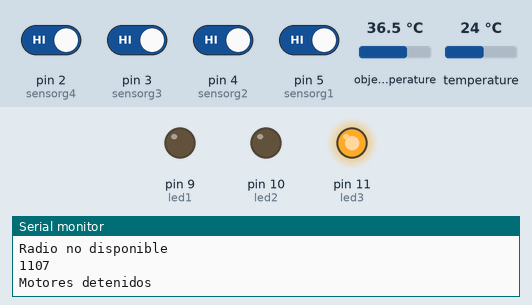
Bench run of a sketch on a simulated Arduino Mega 2560, built with avr-gcc and run on an emulated ATmega2560. On the bench: output pins drawn as LEDs (lit = HIGH), the last lines printed to the serial monitor. Inputs (shaded band) come from the test bench; at power-on: pin 2 (sensorg4), pin 3 (sensorg3), pin 4 (sensorg2), pin 5 (sensorg1) HIGH, object temperature 36.5 °C, temperature 24 °C. No radio packets arrive unless stated.

Above: at 1.2 s.
1.3 s: object temperature set to 34.2 °C
4.3 s: object temperature set to 33.7 °C
At 5.5 s:
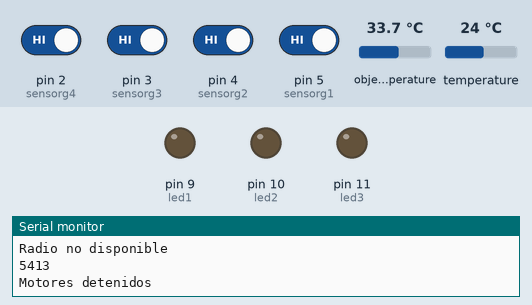
5.8 s: pin 2 (sensorg4) driven LOW
At 7.0 s:
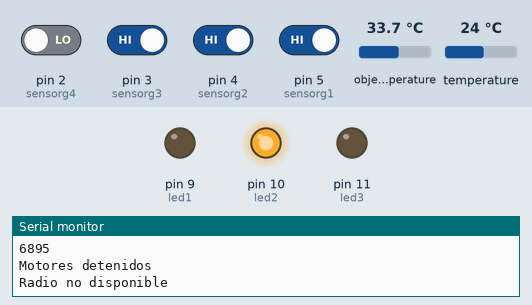
7.3 s: pin 4 (sensorg2) driven LOW
At 8.3 s:
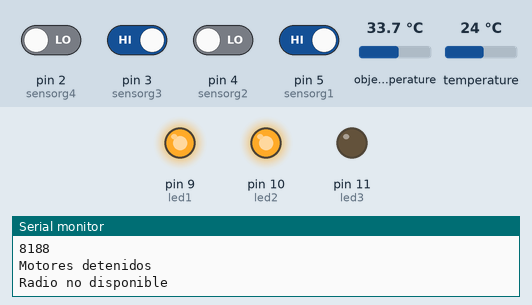
8.8 s: temperature set to 23.2 °C
At 10.0 s:
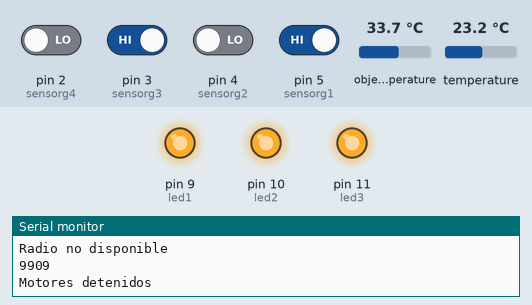
10.3 s: pin 2 (sensorg4) driven HIGH
At 10.8 s:
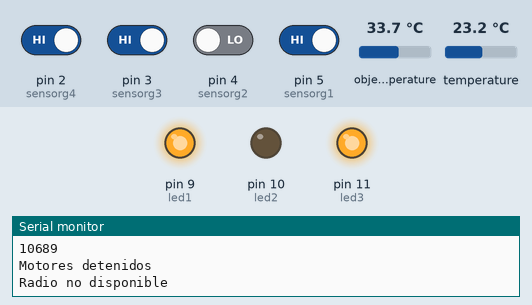
Timing chart, 0 to 12.8 s (numbered marks = the images above; inputs shaded):
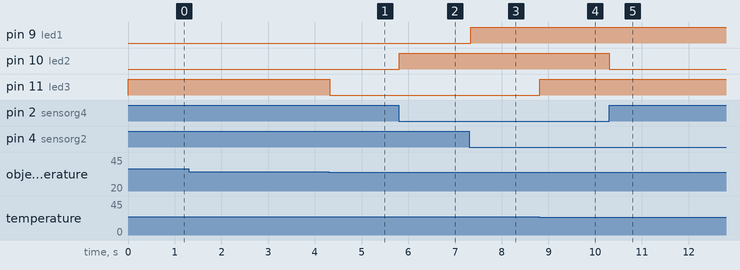

The sketch:

Control_sensores_3.2.ino
```cpp
//https://sites.google.com/view/jumpinkit/nrf24-project?authuser=0
#include <SPI.h>
#include <nRF24L01.h>
#include <RF24.h>
#include <Adafruit_MLX90614.h>

RF24 radio(7, 8); // CE, CSN
const byte addresses[][6] = {"00001", "00002"};
Adafruit_MLX90614 mlx = Adafruit_MLX90614();

struct packageE
{
  float temperatura;
  int gas1;
  int gas2;
  int gas3;
  //  int gas4;
};

struct packageR
{
  int valX;
  int valY;
  int valbtnI;
  int valbtnD;
};

typedef struct packageR PackageR;
typedef struct packageE PackageE;
PackageR dataR;
PackageE dataE;

//int pos = 0;
int sensorg1 = 5;
int sensorg2 = 4;
int sensorg3 = 3;
int sensorg4 = 2;
int gas4;

int PinIN1 = 32;
int PinIN2 = 33;
int PinIN3 = 35;
int PinIN4 = 34;
int PinIN3B = 31;
int PinIN4B = 30;

long TiempoMiliseg;
long tiempo;
int led1 = 9;
int led2 = 10;
int led3 = 11;

float ambiente;

void setup() {
  Serial.begin(9600);
  mlx.begin();
  pinMode(sensorg1, INPUT);
  pinMode(sensorg2, INPUT);
  pinMode(sensorg3, INPUT);
  pinMode(sensorg4, INPUT);
  pinMode(led1, OUTPUT);
  pinMode(led2, OUTPUT);
  pinMode(led3, OUTPUT);
  radio.begin();
  radio.openWritingPipe(addresses[0]); // 00001
  radio.openReadingPipe(1, addresses[1]); // 00002
  radio.setPALevel(RF24_PA_MAX);
}

void loop() {
  dataE.gas1 = digitalRead(sensorg1);
  dataE.gas2 = digitalRead(sensorg2);
  dataE.gas3 = digitalRead(sensorg3);
  gas4 = digitalRead(sensorg4);
  ambiente = mlx.readAmbientTempC();
  dataE.temperatura = mlx.readObjectTempC();

  if (dataE.gas1 == 0 ||  dataE.gas2 == 0) {
    digitalWrite(led1, HIGH);
  }else{
    digitalWrite(led1, LOW);
  }

  if (dataE.gas3 == 0 || gas4 == 0) {
    digitalWrite(led2, HIGH);
  }else{
    digitalWrite(led2, LOW);
  }

  if ((dataE.temperatura - ambiente) >= 10.00) {
    digitalWrite(led3, HIGH);
  }else{
    digitalWrite(led3, LOW);
  }

  delay(5);
  radio.startListening();
  if ( radio.available()) {
    while (radio.available()) {

      radio.read(&dataR, sizeof(dataR));

      Serial.println(dataR.valX);
      Serial.println(dataR.valY);
      Serial.println(dataR.valbtnI);
      Serial.println(dataR.valbtnD);

      //controla un motor la direccion con el eje x del joystick
      switch (dataR.valX) {
        case 0: MotorStop(PinIN1, PinIN2); break;
        case 1: MotorHorario(PinIN1, PinIN2); break;
        case -1: MotorAntihorario(PinIN1, PinIN2); break;
      }

      //controla un motor la direccion con el eje y del joystick
      switch (dataR.valY) {
        case 0: MotorStop(PinIN3, PinIN4); break;
        case 1: MotorHorario(PinIN3, PinIN4); break;
        case -1: MotorAntihorario(PinIN3, PinIN4); break;
      }

      //controla un motor la direccion con los valores de los push buttons
      if (dataR.valbtnI == 0 && dataR.valbtnD == 1) {
        MotorHorario(PinIN3B, PinIN4B);
      }
      if (dataR.valbtnI == 1 && dataR.valbtnD == 0) {
        MotorAntihorario(PinIN3B, PinIN4B);
      }
      if ((dataR.valbtnI == 0 && dataR.valbtnD == 0) || (dataR.valbtnI == 1 && dataR.valbtnD == 1)) {
        MotorStop(PinIN3B, PinIN4B);
      }

    }
    delay(5);
    radio.stopListening();
    radio.write(&dataE, sizeof(dataE));
    //    Serial.println(dataE.temperatura);
    //    Serial.println(dataE.gas1);
    //    Serial.println(dataE.gas2);
    //    Serial.println(dataE.gas3);
    //    Serial.println(dataE.gas4);
    TiempoMiliseg = 0;
    tiempo = 0;

  } else {
    if (tiempo == 0) {
      tiempo = millis();
    }

    TiempoMiliseg = millis();
    Serial.println(TiempoMiliseg - tiempo);
    if ((TiempoMiliseg - tiempo) > 1000) {
      MotorStop(PinIN1, PinIN1);
      MotorStop(PinIN3, PinIN4);
      MotorStop(PinIN3B, PinIN4B);
      Serial.println("Motores detenidos");
    }
    Serial.println("Radio no disponible");
  }
}


void MotorHorario(int Pin1, int Pin2)
{
  digitalWrite (Pin1, HIGH);
  digitalWrite (Pin2, LOW);

}
void MotorAntihorario(int Pin1, int Pin2)
{
  digitalWrite (Pin1, LOW);
  digitalWrite (Pin2, HIGH);
}

void MotorStop(int Pin1, int Pin2)
{
  digitalWrite (Pin1, LOW);
  digitalWrite (Pin2, LOW);
}
```

Measured:
- the behaviour switches between 34 and 33.9 °C on object temperature (found by bisection; images 0 and 1)
- the behaviour switches between 23.8 and 23.7 °C on temperature (found by bisection; images 3 and 4)
- after the input at 4.3 s, pin 11 (led3): HIGH → LOW at once
- after the input at 5.8 s, pin 10 (led2): LOW → HIGH at once
- after the input at 7.3 s, pin 9 (led1): LOW → HIGH at once
- after the input at 8.8 s, pin 11 (led3): LOW → HIGH at once
- after the input at 10.3 s, pin 10 (led2): HIGH → LOW at once
